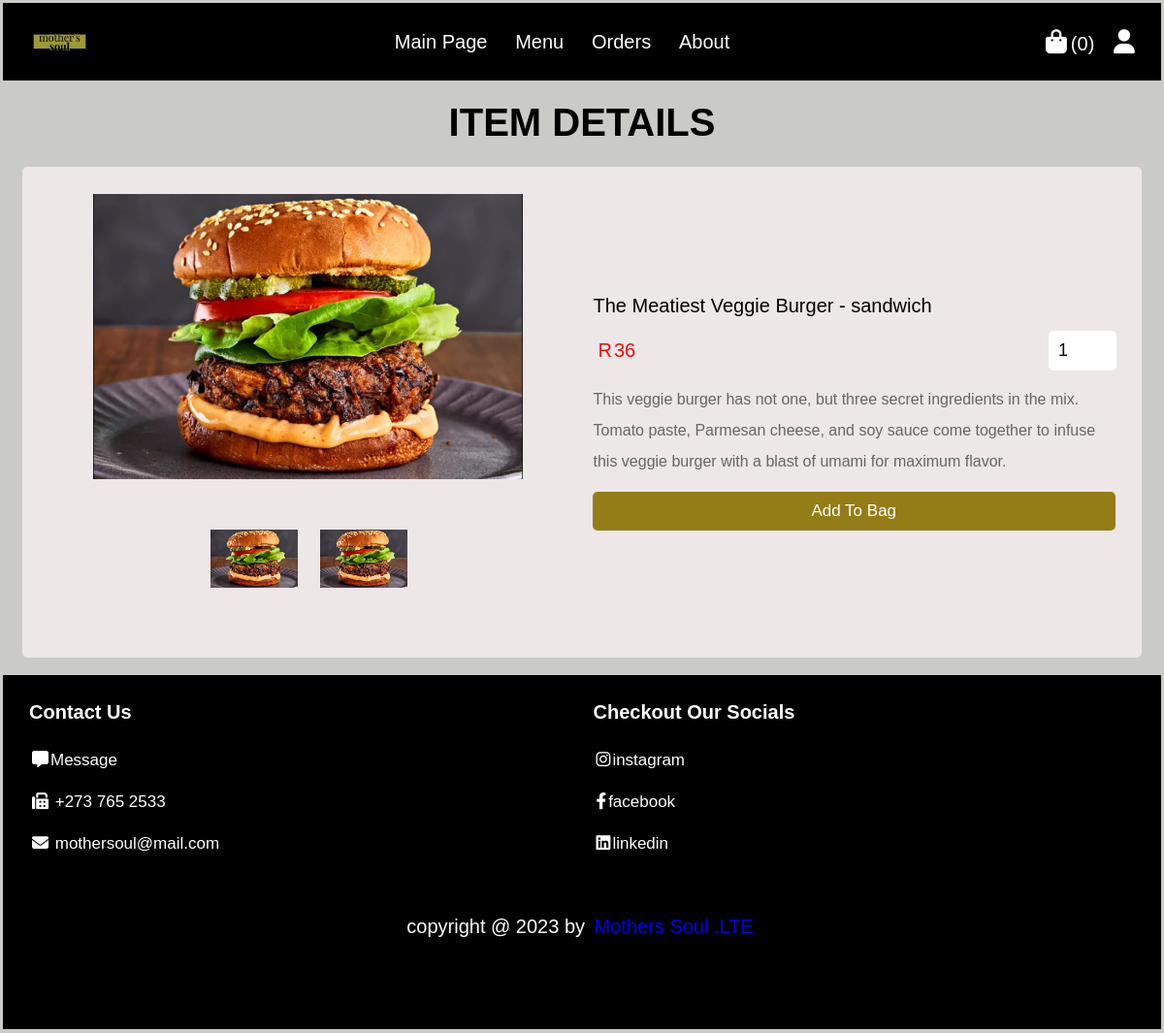
/item_view.php?item_id=1, run on the app's committed database.
### tables this page shows
CREATE TABLE `items` (
  `id` int(100) NOT NULL,
  `name` varchar(50) NOT NULL,
  `details` varchar(500) NOT NULL,
  `price` int(10) NOT NULL,
  `img_1` varchar(100) NOT NULL,
  `img_2` varchar(100) NOT NULL
);

### item_view.php (the view, shortened to what this page needs)
<?php
include 'framework/connection.php';
?>
<!DOCTYPE html>
<html lang="en">
<head>
   <link rel="stylesheet" href="https://cdnjs.cloudflare.com/ajax/libs/font-awesome/6.1.1/css/all.min.css">
   <link rel="stylesheet" href="css/style.css">
</head>
<body>
<?php include 'user/header.php'; ?>
<section class="quick-view">
   <h1 class="heading">Item Details</h1>
   <?php
     $id = $_GET['item_id'];
     $select_items = $conn->prepare("SELECT * FROM `items` WHERE id = ?");
     $select_items->execute([$id]);
     if($select_items->rowCount() > 0){
      while($fetch_items = $select_items->fetch(PDO::FETCH_ASSOC)){
   ?>
   <form action="" method="post" class="box">
      <div class="row">
         <div class="image-container">
            <div class="main-image">
               <img src="item_img/<?= $fetch_items['img_1']; ?>" alt="">
            </div>
            <div class="sub-image">
               <img src="item_img/<?= $fetch_items['img_1']; ?>" alt="">
               <img src="item_img/<?= $fetch_items['img_2']; ?>" alt="">
            </div>
         </div>
         <div class="content">
            <div class="name"><?= $fetch_items['name']; ?></div>
            <div class="flex">
               <div class="price"><span>R</span><?= $fetch_items['price'] ?><span></span></div>
               <input type="number" name="qty" class="qty" min="1" max="99" onkeypress="if(this.value.length == 2) return false;" value="1">
            </div>
            <div class="details"><?= $fetch_items['details']; ?></div>
            <div class="flex-btn">
               <input type="submit" value="add to bag" class="btn" name="add_to_bag">
            </div>
         </div>
      </div>
   </form>
   <?php
      }
   }else{
      echo '<p class="empty"> No Item To View </p>';
   }
   ?>
</section>
<?php include 'framework/footer.php'; ?>
</body>
</html>

### css/style.css (style rules this page uses)
* { font-family: 'Garamond', sans-serif; margin: -1px; padding: 3px; box-sizing: border-box; outline: none; border: none; text-decoration: none; }
html { font-size: 62.5%; overflow-x: hidden; }
body { background-color: rgb(202, 202, 199); }
section { padding:2rem; max-width: 1200px; margin:0 auto; }
.heading { font-size: 4rem; color:black; margin-bottom: 2rem; text-align: center; text-transform: uppercase; }
.btn, .delete-btn, .option-btn { display: block; width: 100%; margin-top: 1rem; border-radius: .5rem; padding:1rem 3rem; font-size: 1.7rem; text-transform: capitalize; color:white; cursor: pointer; text-align: center; }
.btn { background-color: #947d17; }
.flex-btn { display: flex; gap:8rem; }
img { width: 100px; height: 100px; display: block; }
.quick-view form { padding:2rem; border-radius: .5rem; border:black; background-color: rgb(237, 231, 231); box-shadow: rgba(0,0,1,.1); margin-top: 1rem; }
.quick-view form .row { display: flex; align-items: center; gap:1.5rem; flex-wrap: wrap; }
.quick-view form .row .image-container { margin-bottom: 2rem; flex:1 1 40rem; }
.quick-view form .row .image-container .main-image img { height: 30rem; width: 100%; object-fit: contain; }
.quick-view form .row .image-container .sub-image { display: flex; gap:1.5rem; justify-content: center; margin-top: 2rem; }
.quick-view form .row .image-container .sub-image img { height: 7rem; width: 10rem; object-fit: contain; padding:.5rem; border:black; cursor: pointer; transition: .2s linear; }
.quick-view form img { width: 100%; height: 20rem; object-fit: contain; margin-bottom: 2rem; }
.quick-view form .row .content { flex:1 1 40rem; }
.quick-view form .row .content .name { font-size: 2rem; color:black; }
.quick-view form .row .flex { display: flex; align-items: center; justify-content: space-between; gap:1rem; margin:1rem 0; }
.quick-view form .row .flex .qty { width: 7rem; padding:1rem; border:black; font-size: 1.8rem; color:black; border-radius: .5rem; }
.quick-view form .row .flex .price { font-size: 2rem; color:red; }
.quick-view form .row .content .details { font-size: 1.6rem; color:#666; line-height: 2; }

### data on the page
items: img_1 (picture), img_2 (picture), name "The Meatiest Veggie Burger - sandwich", price "36", details "This veggie burger has not one, but three secret ingredients in the mix. Tomato paste, Parmesan cheese, and soy sauce come together to infuse this veggie burger with a blast of umami for maximum flavor."

### other printed values
$total_bag_counts "0"
